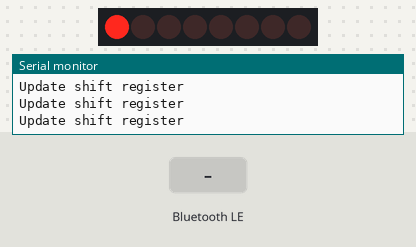
A sketch run on a simulated ESP32-S3. Parts: 8 shift-register outputs drawn as a row of LEDs (first output left, lit = HIGH), the last lines printed to the serial monitor. Wiring (inferred from the names in the program): shift register (74HC595): data GPIO 10; shift clock GPIO 9; latch GPIO 8. Wiring (inferred from the signals the program sends): row of LEDs: on Q0, Q1, Q2, Q3, Q4, Q5, Q6, Q7. The inputs (shaded band) are chosen by the test bench. EEPROM starts erased; nothing arrives over Bluetooth unless stated; a phone connects over Bluetooth LE 3 s after start.

Above: at 1.41 s.
3.0 s: Bluetooth LE write "1" received
At 5.7 s:
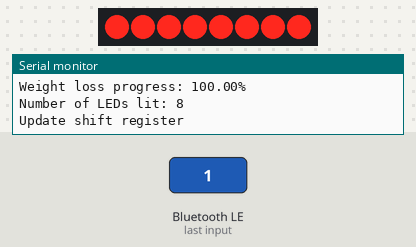
6.0 s: Bluetooth LE write "1" received
7.5 s: Bluetooth LE write "1" received
At 8.5 s:
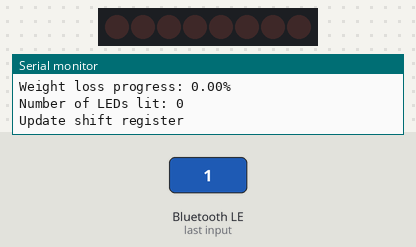
9.0 s: Bluetooth LE write "0" received
10.5 s: Bluetooth LE write "2" received
At 11.7 s:
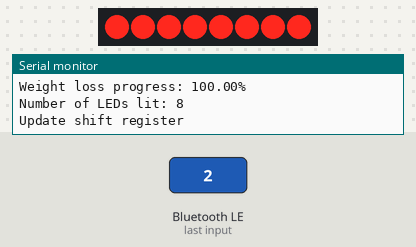
12.0 s: Bluetooth LE write "1" received
At 13.1 s:
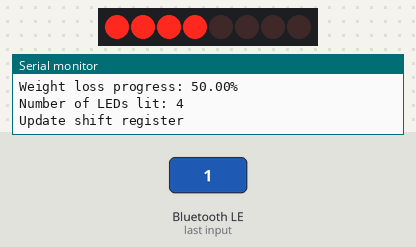
Timing chart, 0 to 14.5 s (numbered marks = the images above; inputs shaded):
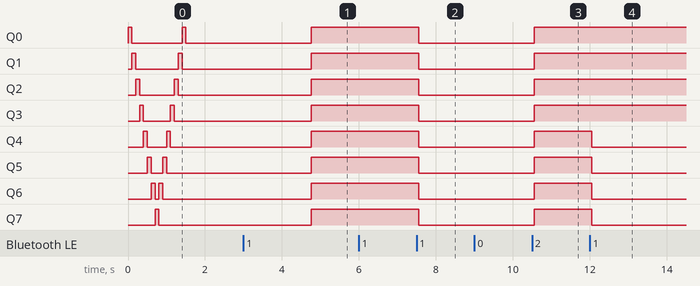

The sketch:

weight-tracker.ino
```cpp
#include <ArduinoBLE.h>
#include <Preferences.h> // Library for permanent storage

Preferences prefs;

BLEService weightService("19B10000-E8F2-537E-4F6C-D104768A1214"); // Custom UUID

// Define Float Characteristics (Read and Write)
BLEFloatCharacteristic startWeightChar("19B10002-E8F2-537E-4F6C-D104768A1214", BLERead | BLEWrite);
BLEFloatCharacteristic goalWeightChar("19B10003-E8F2-537E-4F6C-D104768A1214", BLERead | BLEWrite);
BLEFloatCharacteristic currentWeightChar("19B10004-E8F2-537E-4F6C-D104768A1214", BLERead | BLEWrite);
BLEFloatCharacteristic progressPercentageChar("19B10005-E8F2-537E-4F6C-D104768A1214", BLERead);
BLEByteCharacteristic resetChar("19B10006-E8F2-537E-4F6C-D104768A1214", BLEWrite);

int latchPin = 8;
int clockPin = 9;
int dataPin = 10;

int leds = 0;

float startWeight;
float goalWeight;
float currWeight;
float lossProgress;

void updateShiftRegister()
{
  Serial.println("Update shift register");
  digitalWrite(latchPin, LOW);
  shiftOut(dataPin, clockPin, MSBFIRST, leds);
  digitalWrite(latchPin, HIGH);
}

void setup() {
  pinMode(latchPin, OUTPUT);
  pinMode(dataPin, OUTPUT);
  pinMode(clockPin, OUTPUT);
  updateShiftRegister();
  Serial.begin(9600);
  while(! Serial); // wait until serial is ready

  Serial.println("Running LED Test...");
  startupAnimation();

  prefs.begin("weights", false); // Open "weights" namespace for read/write

  startWeight = prefs.getFloat("start", 0.0);
  goalWeight = prefs.getFloat("goal", 0.0);
  currWeight = prefs.getFloat("current", 0.0);
  calculateLossProgress();

  printStartWeight();
  printGoalWeight();
  printCurrWeight();

  updateLeds();

  if (!BLE.begin()) {
    Serial.println("Starting BLE failed!");
    while (1);
  }

  BLE.setLocalName("NanoESP32_WeightTracker");
  BLE.setAdvertisedService(weightService);

  weightService.addCharacteristic(startWeightChar);
  weightService.addCharacteristic(goalWeightChar);
  weightService.addCharacteristic(currentWeightChar);
  weightService.addCharacteristic(progressPercentageChar);
  weightService.addCharacteristic(resetChar);

  startWeightChar.writeValue(startWeight);
  goalWeightChar.writeValue(goalWeight);
  currentWeightChar.writeValue(currWeight);
  progressPercentageChar.writeValue(lossProgress);

  BLE.addService(weightService);
  BLE.advertise();
}

void loop() {
  BLEDevice central = BLE.central();
  if (central) {
    while (central.connected()) {
      if (startWeightChar.written()) {
        startWeight = startWeightChar.value();
        Serial.print("Start Weight: ");
        Serial.println(startWeight);
        prefs.putFloat("start", startWeight); // Save to preferences
        updateLeds();
      }
      if (goalWeightChar.written()) {
        goalWeight = goalWeightChar.value();
        Serial.print("Goal Weight: ");
        Serial.println(goalWeight);
        prefs.putFloat("goal", goalWeight); // Save to preferences
        updateLeds();
      }
      if (currentWeightChar.written()) {
        currWeight = currentWeightChar.value();
        Serial.print("Current Weight: ");
        Serial.println(currWeight);
        prefs.putFloat("current", currWeight); // Save to preferences
        updateLeds();
      }
      if (resetChar.written()) {
        Serial.println("Resetting weights...");
        prefs.clear(); // Clear all saved weights

        startWeight = 0.0;
        goalWeight = 0.0;
        currWeight = 0.0;
        startWeightChar.writeValue(0.0);
        goalWeightChar.writeValue(0.0);
        currentWeightChar.writeValue(0.0);
        updateLeds();
      }
    }
  }
}

void startupAnimation() {
  for (int i = 0; i < 8; i++) {
    leds = (1 << i);
    updateShiftRegister();
    delay(100);
  }
  for (int i = 6; i >= 0; i--) {
    leds = (1 << i);
    updateShiftRegister();
    delay(100);
  }
  leds = 0; // Clear them out after test
  updateShiftRegister();
  Serial.println("Hardware test complete.");
}

void updateLeds() {
  Serial.println("Updating LEDs");
  calculateLossProgress();

  // Using round() or adding 0.5 can help the LEDs feel more responsive
  int numLEDSLit = lossProgress / 12.5;
  if (numLEDSLit > 8) numLEDSLit = 8;
  Serial.print("Number of LEDs lit: ");
  Serial.println(numLEDSLit);

  leds = 0;
  for (int i = 0; i < numLEDSLit; i++) {
    leds |= (1 << i); // Bitwise OR is cleaner for setting bits
  }
  updateShiftRegister();
}

void calculateLossProgress() {
  float weightLost = startWeight - currWeight;
  lossProgress = (weightLost / (startWeight - goalWeight)) * 100;

  // Keep progress within 0-100 range
  if (isnan(lossProgress) || lossProgress < 0) lossProgress = 0;
  if (lossProgress > 100) lossProgress = 100;
  Serial.print("Weight loss progress: ");
  Serial.print(lossProgress);
  Serial.println("%");

  progressPercentageChar.writeValue(lossProgress);
}

void printStartWeight() {
  Serial.print("Your starting weight is: ");
  Serial.print(startWeight);
  Serial.println(" lbs");
}
void printGoalWeight() {
  Serial.print("Your goal weight is: ");
  Serial.print(goalWeight);
  Serial.println(" lbs");
}
void printCurrWeight() {
  Serial.print("Your current weight is: ");
  Serial.print(currWeight);
  Serial.println(" lbs");
}
```

Measured:
- after the input at 3.0 s, Q0–7: LOW → HIGH after 1.8 s
- after the input at 7.5 s, Q0–7: HIGH → LOW after 0.05 s
- after the input at 10.5 s, Q0–7: LOW → HIGH after 0.05 s
- after the input at 12.0 s, Q4–7: HIGH → LOW after 0.05 s
